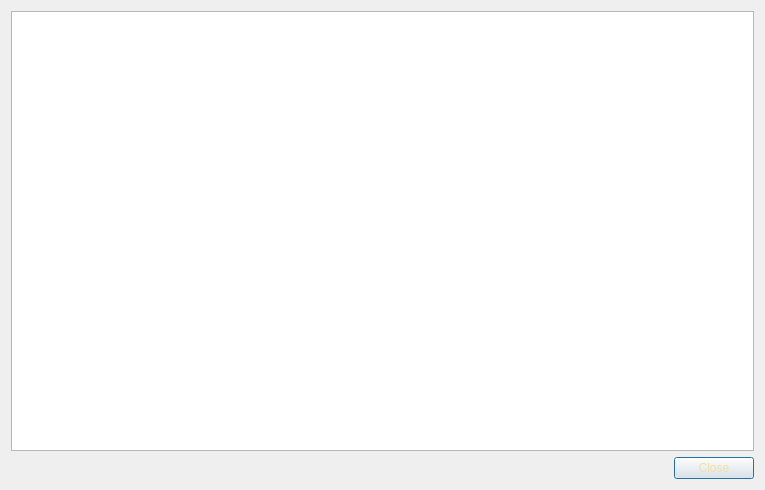
<?xml version="1.0" encoding="UTF-8"?>
<ui version="4.0">
 <class>TransactionDescDialog</class>
 <widget class="QDialog" name="TransactionDescDialog">
  <property name="geometry">
   <rect>
    <x>0</x>
    <y>0</y>
    <width>765</width>
    <height>490</height>
   </rect>
  </property>
  <property name="windowTitle">
   <string>Transaction details</string>
  </property>
  <property name="styleSheet">
   <string notr="true">background-image: url(:/images/bg2);
color: rgb(246, 222, 155);</string>
  </property>
  <layout class="QVBoxLayout" name="verticalLayout">
   <item>
    <widget class="QTextEdit" name="detailText">
     <property name="toolTip">
      <string>This pane shows a detailed description of the transaction</string>
     </property>
     <property name="readOnly">
      <bool>true</bool>
     </property>
    </widget>
   </item>
   <item>
    <widget class="QDialogButtonBox" name="buttonBox">
     <property name="orientation">
      <enum>Qt::Horizontal</enum>
     </property>
     <property name="standardButtons">
      <set>QDialogButtonBox::Close</set>
     </property>
    </widget>
   </item>
  </layout>
 </widget>
 <resources/>
 <connections>
  <connection>
   <sender>buttonBox</sender>
   <signal>accepted()</signal>
   <receiver>TransactionDescDialog</receiver>
   <slot>accept()</slot>
   <hints>
    <hint type="sourcelabel">
     <x>248</x>
     <y>254</y>
    </hint>
    <hint type="destinationlabel">
     <x>157</x>
     <y>274</y>
    </hint>
   </hints>
  </connection>
  <connection>
   <sender>buttonBox</sender>
   <signal>rejected()</signal>
   <receiver>TransactionDescDialog</receiver>
   <slot>reject()</slot>
   <hints>
    <hint type="sourcelabel">
     <x>316</x>
     <y>260</y>
    </hint>
    <hint type="destinationlabel">
     <x>286</x>
     <y>274</y>
    </hint>
   </hints>
  </connection>
 </connections>
</ui>
